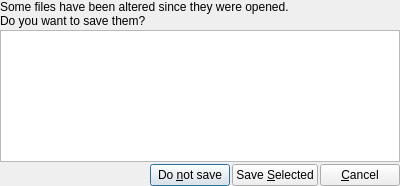
<?xml version="1.0" encoding="UTF-8"?>
<ui version="4.0">
 <class>SaveMultipleDialog</class>
 <widget class="QDialog" name="SaveMultipleDialog">
  <property name="geometry">
   <rect>
    <x>0</x>
    <y>0</y>
    <width>400</width>
    <height>186</height>
   </rect>
  </property>
  <property name="windowTitle">
   <string>Close Multiple Files</string>
  </property>
  <layout class="QVBoxLayout" name="verticalLayout">
   <property name="spacing">
    <number>2</number>
   </property>
   <property name="margin">
    <number>0</number>
   </property>
   <item>
    <widget class="QLabel" name="label">
     <property name="text">
      <string>Some files have been altered since they were opened. 
Do you want to save them?</string>
     </property>
    </widget>
   </item>
   <item>
    <widget class="QTableView" name="tableView"/>
   </item>
   <item>
    <layout class="QHBoxLayout" name="horizontalLayout">
     <item>
      <spacer name="horizontalSpacer">
       <property name="orientation">
        <enum>Qt::Horizontal</enum>
       </property>
       <property name="sizeHint" stdset="0">
        <size>
         <width>40</width>
         <height>20</height>
        </size>
       </property>
      </spacer>
     </item>
     <item>
      <widget class="QPushButton" name="pushDontSave">
       <property name="text">
        <string>Do &amp;not save</string>
       </property>
      </widget>
     </item>
     <item>
      <widget class="QPushButton" name="pushSaveSelected">
       <property name="text">
        <string>Save &amp;Selected</string>
       </property>
       <property name="icon">
        <iconset resource="../resources.qrc">
         <normaloff>:/icons/actions/document-save-all.png</normaloff>:/icons/actions/document-save-all.png</iconset>
       </property>
      </widget>
     </item>
     <item>
      <widget class="QPushButton" name="pushCancel">
       <property name="text">
        <string>&amp;Cancel</string>
       </property>
       <property name="icon">
        <iconset resource="../resources.qrc">
         <normaloff>:/icons/actions/dialog-cancel.png</normaloff>:/icons/actions/dialog-cancel.png</iconset>
       </property>
      </widget>
     </item>
    </layout>
   </item>
  </layout>
 </widget>
 <resources>
  <include location="../resources.qrc"/>
 </resources>
 <connections>
  <connection>
   <sender>pushCancel</sender>
   <signal>clicked()</signal>
   <receiver>SaveMultipleDialog</receiver>
   <slot>reject()</slot>
   <hints>
    <hint type="sourcelabel">
     <x>110</x>
     <y>139</y>
    </hint>
    <hint type="destinationlabel">
     <x>108</x>
     <y>170</y>
    </hint>
   </hints>
  </connection>
 </connections>
</ui>
